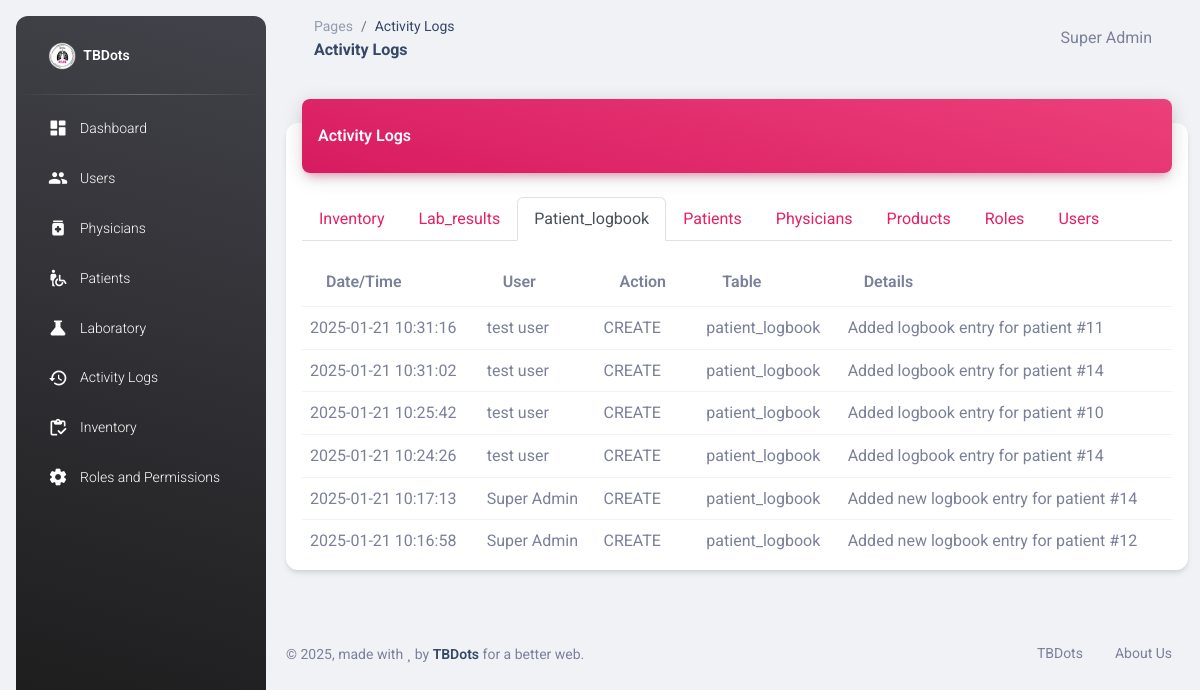
The page /activity_logs.php?table=patient_logbook (signed in) on the database its author committed.
### tables this page shows
CREATE TABLE IF NOT EXISTS `activity_logs` (
  `id` int NOT NULL AUTO_INCREMENT,
  `user_id` int NOT NULL,
  `action` varchar(50) DEFAULT NULL,
  `table_name` varchar(50) NOT NULL,
  `record_id` int NOT NULL,
  `details` text,
  `created_at` timestamp NOT NULL DEFAULT CURRENT_TIMESTAMP,
  PRIMARY KEY (`id`),
  KEY `FK_logs_user` (`user_id`),
  CONSTRAINT `FK_logs_user` FOREIGN KEY (`user_id`) REFERENCES `users` (`id`)
);

CREATE TABLE IF NOT EXISTS `users` (
  `id` int NOT NULL AUTO_INCREMENT,
  `username` varchar(50) NOT NULL,
  `password` text NOT NULL,
  `first_name` text NOT NULL,
  `last_name` text NOT NULL,
  `role` int NOT NULL DEFAULT '0',
  `updated_at` timestamp NOT NULL DEFAULT CURRENT_TIMESTAMP,
  `created_at` timestamp NOT NULL DEFAULT CURRENT_TIMESTAMP ON UPDATE CURRENT_TIMESTAMP,
  `location_id` int DEFAULT NULL,
  PRIMARY KEY (`id`),
  KEY `FK_users_roles` (`role`),
  KEY `location_id` (`location_id`),
  CONSTRAINT `FK_users_roles` FOREIGN KEY (`role`) REFERENCES `roles` (`id`) ON DELETE CASCADE ON UPDATE CASCADE,
  CONSTRAINT `users_ibfk_1` FOREIGN KEY (`location_id`) REFERENCES `locations` (`id`)
);

### activity_logs.php (the view, shortened to what this page needs)
<?php
require_once "connection/db.php";
include_once('head.php');
$action_filter = $_GET['action'] ?? '';
$table_filter = $_GET['table'] ?? 'all';
$date_filter = $_GET['date'] ?? '';
$search = $_GET['search'] ?? '';
$query = "
    SELECT al.*, u.first_name, u.last_name,
    -- For inventory logs
    CASE
        WHEN al.table_name = 'inventory' THEN p.brand_name
        -- For lab results logs
        WHEN al.table_name = 'lab_results' THEN pat.fullname
        -- For products logs
        WHEN al.table_name = 'products' THEN p2.brand_name
        ELSE NULL
    END as related_name
    FROM activity_logs al
    LEFT JOIN users u ON al.user_id = u.id
    -- Join for inventory logs
    LEFT JOIN inventory i ON (al.table_name = 'inventory' AND al.record_id = i.id)
    LEFT JOIN products p ON i.product_id = p.id
    -- Join for lab results logs
    LEFT JOIN lab_results lr ON (al.table_name = 'lab_results' AND al.record_id = lr.id)
    LEFT JOIN patients pat ON lr.patient_id = pat.id
    -- Join for products logs
    LEFT JOIN products p2 ON (al.table_name = 'products' AND al.record_id = p2.id)
    WHERE 1=1
    AND al.action != 'DELETE'
";
if ($table_filter) {
    $query .= " AND al.table_name = '" . $conn->real_escape_string($table_filter) . "'";
}
$query .= " ORDER BY al.created_at DESC";
$result = $conn->query($query);
$tables_query = "SELECT DISTINCT table_name FROM activity_logs ORDER BY table_name";
$tables_result = $conn->query($tables_query);
$available_tables = [];
while ($table = $tables_result->fetch_assoc()) {
    $available_tables[] = $table['table_name'];
}
?>
<body class="g-sidenav-show bg-gray-200">
  <?php include_once('sidebar.php'); ?>
  <main class="main-content position-relative max-height-vh-100 h-100 border-radius-lg">
    <?php include_once('navbar.php'); ?>
    <div class="container-fluid py-4">
      <div class="row">
        <div class="col-12">
          <div class="card my-4">
            <div class="card-header p-0 position-relative mt-n4 mx-3 z-index-2">
              <div class="bg-gradient-primary shadow-primary border-radius-lg pt-4 pb-3">
                <h6 class="text-white text-capitalize ps-3">Activity Logs</h6>
              </div>
            </div>
            <div class="card-body px-3 pb-2">
              <ul class="nav nav-tabs mb-3" id="activityTabs" role="tablist">
                  <?php foreach ($available_tables as $table): ?>
                  <li class="nav-item" role="presentation">
                      <a class="nav-link <?= $table_filter === $table ? 'active' : '' ?>"
                         href="?table=<?= urlencode($table) ?><?= $action_filter ? '&action='.$action_filter : '' ?><?= $date_filter ? '&date='.$date_filter : '' ?><?= $search ? '&search='.$search : '' ?>">
                          <?= ucfirst($table) ?>
                      </a>
                  </li>
                  <?php endforeach; ?>
              </ul>
              <div class="table-responsive">
                <table class="table align-items-center mb-0">
                  <thead>
                    <tr>
                      <th>Date/Time</th>
                      <th>User</th>
                      <th>Action</th>
                      <th>Table</th>
                      <th>Details</th>
                    </tr>
                  </thead>
                  <tbody>
                    <?php while($row = $result->fetch_assoc()): ?>
                      <tr>
                        <td><?= date('Y-m-d H:i:s', strtotime($row['created_at'])) ?></td>
                        <td><?= htmlspecialchars($row['first_name'] . ' ' . $row['last_name']) ?></td>
                        <td><?= $row['action'] ?></td>
                        <td><?= $row['table_name'] ?></td>
                        <td>
                          <?= htmlspecialchars($row['details']) ?>
                        </td>
                      </tr>
                    <?php endwhile; ?>
                  </tbody>
                </table>
              </div>
            </div>
          </div>
        </div>
      </div>
    </div>
    <?php include_once('footer.php'); ?>
  </main>
</body>
</html>

### rows shown on the page
activity_logs: created_at "2025-01-21 10:31:16", user.last_name "test user", action "CREATE", table_name "patient_logbook", details "Added logbook entry for patient #11"
activity_logs: created_at "2025-01-21 10:31:02", user.last_name "test user", action "CREATE", table_name "patient_logbook", details "Added logbook entry for patient #14"
activity_logs: created_at "2025-01-21 10:25:42", user.last_name "test user", action "CREATE", table_name "patient_logbook", details "Added logbook entry for patient #10"
activity_logs: created_at "2025-01-21 10:24:26", user.last_name "test user", action "CREATE", table_name "patient_logbook", details "Added logbook entry for patient #14"
activity_logs: created_at "2025-01-21 10:17:13", user.last_name "Super Admin", action "CREATE", table_name "patient_logbook", details "Added new logbook entry for patient #14"
activity_logs: created_at "2025-01-21 10:16:58", user.last_name "Super Admin", action "CREATE", table_name "patient_logbook", details "Added new logbook entry for patient #12"

### other values the page prints
str_replace('_', ' ', str_replace('.php', '', $page_name)) "Activity Logs"
$_SESSION['fullname'] "Super Admin"
$table "Inventory"
$table "Lab_results"
$table "Patient_logbook"
$table "Patients"
$table "Physicians"
$table "Products"
$table "Roles"
$table "Users"
